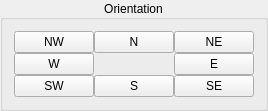
          <widget class="QGroupBox" name="dirButtonBox">
           <property name="title">
            <string>Orientation</string>
           </property>
           <property name="alignment">
            <set>Qt::AlignCenter</set>
           </property>
           <layout class="QGridLayout" name="gridLayout">
            <property name="sizeConstraint">
             <enum>QLayout::SetFixedSize</enum>
            </property>
            <property name="spacing">
             <number>0</number>
            </property>
            <item row="3" column="0">
             <widget class="QPushButton" name="SW">
              <property name="text">
               <string>SW</string>
              </property>
              <property name="checkable">
               <bool>true</bool>
              </property>
              <attribute name="buttonGroup">
               <string notr="true">dirButtons</string>
              </attribute>
             </widget>
            </item>
            <item row="3" column="1">
             <widget class="QPushButton" name="S">
              <property name="text">
               <string>S</string>
              </property>
              <property name="checkable">
               <bool>true</bool>
              </property>
              <attribute name="buttonGroup">
               <string notr="true">dirButtons</string>
              </attribute>
             </widget>
            </item>
            <item row="3" column="2">
             <widget class="QPushButton" name="SE">
              <property name="text">
               <string>SE</string>
              </property>
              <property name="checkable">
               <bool>true</bool>
              </property>
              <attribute name="buttonGroup">
               <string notr="true">dirButtons</string>
              </attribute>
             </widget>
            </item>
            <item row="2" column="0">
             <widget class="QPushButton" name="W">
              <property name="text">
               <string>W</string>
              </property>
              <property name="checkable">
               <bool>true</bool>
              </property>
              <attribute name="buttonGroup">
               <string notr="true">dirButtons</string>
              </attribute>
             </widget>
            </item>
            <item row="2" column="2">
             <widget class="QPushButton" name="E">
              <property name="text">
               <string>E</string>
              </property>
              <property name="checkable">
               <bool>true</bool>
              </property>
              <attribute name="buttonGroup">
               <string notr="true">dirButtons</string>
              </attribute>
             </widget>
            </item>
            <item row="1" column="1">
             <widget class="QPushButton" name="N">
              <property name="text">
               <string>N</string>
              </property>
              <property name="checkable">
               <bool>true</bool>
              </property>
              <attribute name="buttonGroup">
               <string notr="true">dirButtons</string>
              </attribute>
             </widget>
            </item>
            <item row="1" column="2">
             <widget class="QPushButton" name="NE">
              <property name="enabled">
               <bool>true</bool>
              </property>
              <property name="text">
               <string>NE</string>
              </property>
              <property name="checkable">
               <bool>true</bool>
              </property>
              <attribute name="buttonGroup">
               <string notr="true">dirButtons</string>
              </attribute>
             </widget>
            </item>
            <item row="1" column="0">
             <widget class="QPushButton" name="NW">
              <property name="text">
               <string>NW</string>
              </property>
              <property name="checkable">
               <bool>true</bool>
              </property>
              <attribute name="buttonGroup">
               <string notr="true">dirButtons</string>
              </attribute>
             </widget>
            </item>
           </layout>
          </widget>
